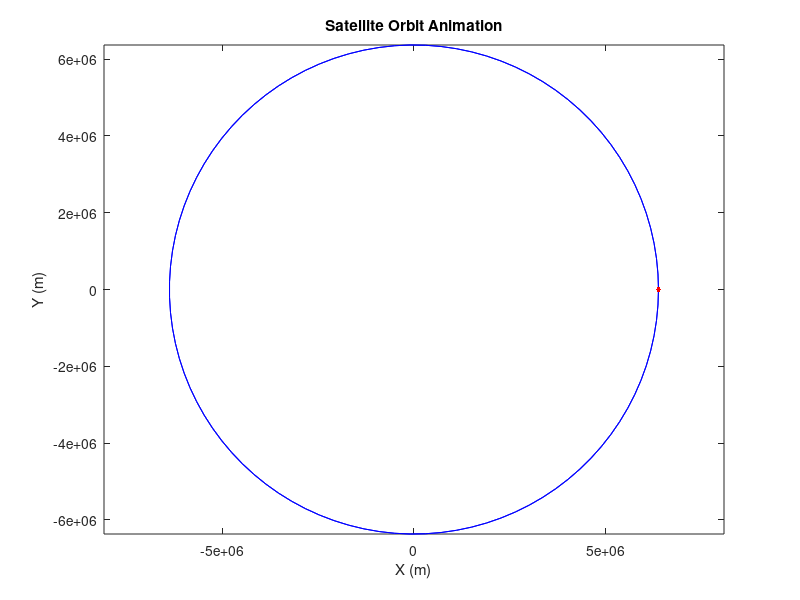

This figure's MATLAB source:
% Constants
G = 6.67430e-11; % gravitational constant (m^3/kg/s^2)
M = 5.972e24;    % mass of the Earth (kg)
R = 6371000;     % radius of the Earth (m)

% Get altitude from user input
altitude = input('Enter altitude above the Earth''s surface (m): ');

% Calculate satellite parameters
r = R + altitude; % distance from the center of the Earth to the satellite (m)
v = sqrt(G * M / r); % speed of the satellite in circular orbit (m/s)
T = 2 * pi * r / v; % period of the satellite's orbit (s)
Fc = M * v^2 / r; % centripetal force acting on the satellite (N)

% Animation setup
theta = linspace(0, 2*pi, 100);
earth_x = R * cos(theta);
earth_y = R * sin(theta);
plot(earth_x, earth_y, 'b');
hold on;

% Initialize satellite position
satellite_x = zeros(size(theta));
satellite_y = zeros(size(theta));

% Plot Earth and initial satellite position
plot(earth_x, earth_y, 'b');
satellite_plot = plot(satellite_x(1), satellite_y(1), 'r.', 'MarkerSize', 10);

% Animate satellite orbit
for i = 1:length(theta)
    satellite_x(i) = r * cos(theta(i));
    satellite_y(i) = r * sin(theta(i));
    set(satellite_plot, 'XData', satellite_x(i), 'YData', satellite_y(i));
    pause(0.01); % Adjust animation speed if necessary
end

hold off;
axis equal;
xlabel('X (m)');
ylabel('Y (m)');
title('Satellite Orbit Animation');

% Display results
fprintf('Speed of the satellite in circular orbit: %.2f m/s\n', v);
fprintf('Orbital velocity: %.2f m/s\n', v);
fprintf('Period of the satellite''s orbit: %.2f seconds\n', T);
fprintf('Centripetal force acting on the satellite: %.2f Newtons\n', Fc);
